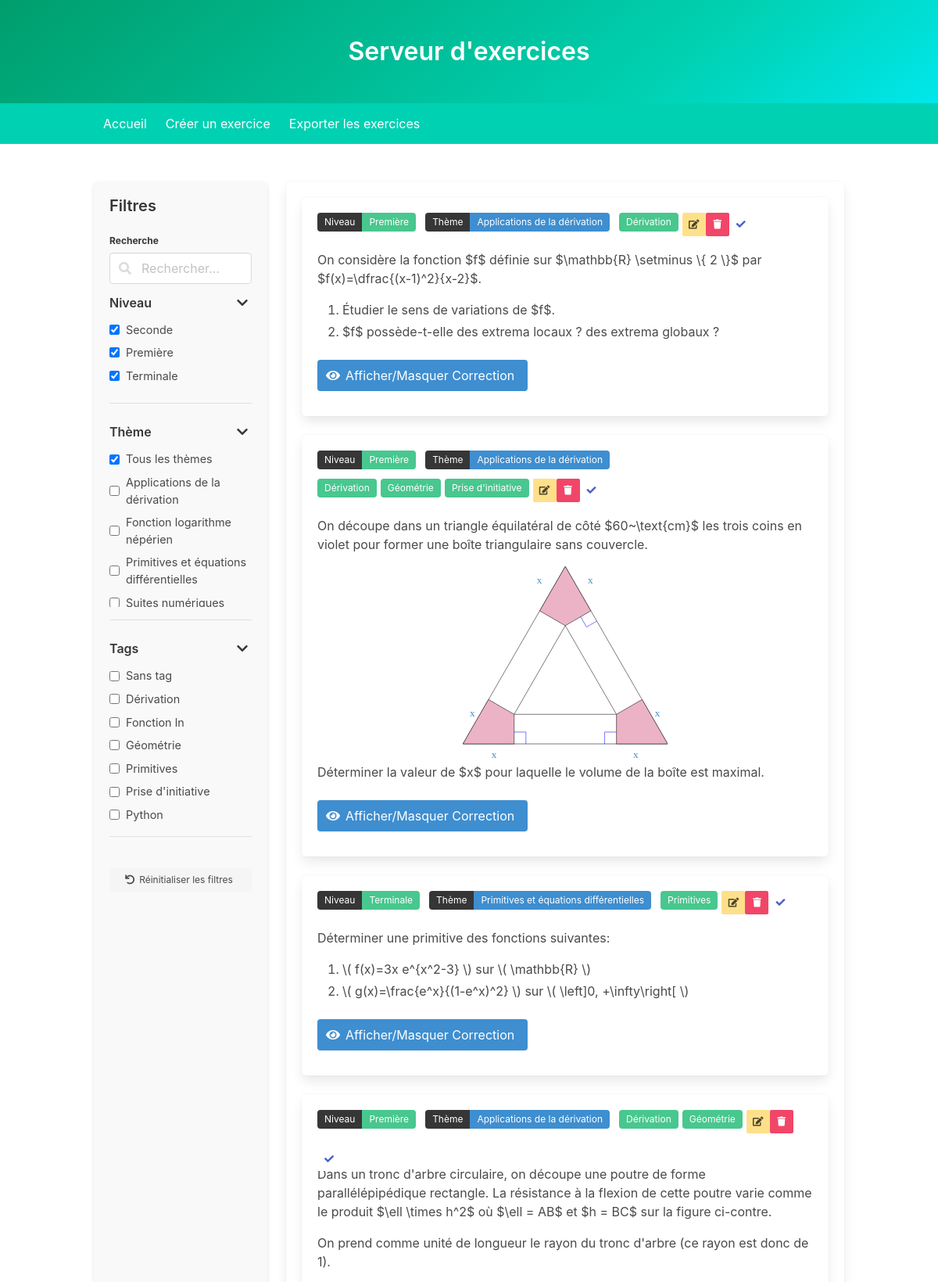
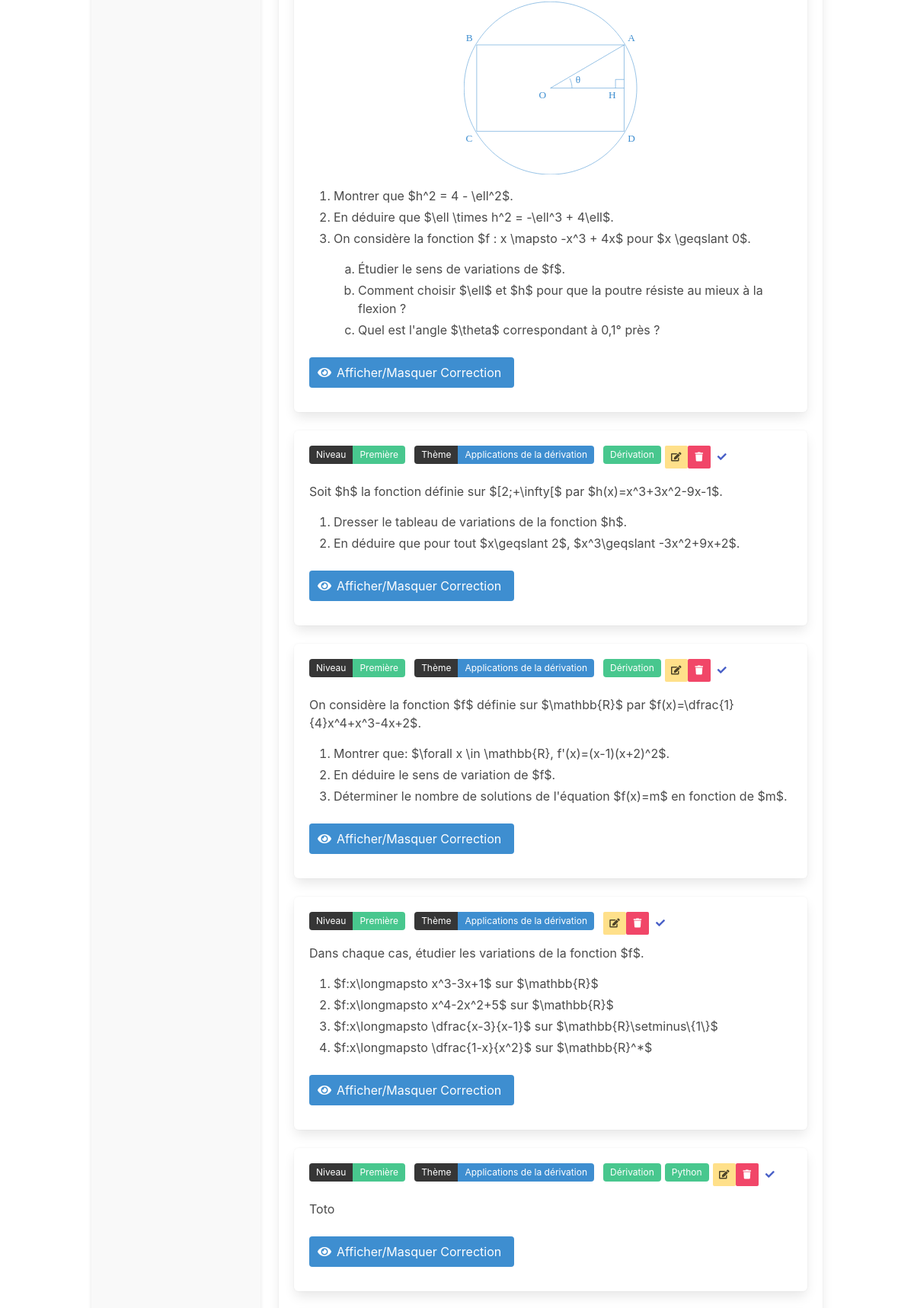
The page / (upper part) on the database its author committed (2 pictures, top to bottom).
### models.py (models this page shows, shortened)
class Exercice(db.Model):
    __tablename__ = 'exercices'
    id = db.Column(db.String, primary_key=True)
    level = db.Column(db.String, nullable=False)
    theme = db.Column(db.String, nullable=False)
    selected = db.Column(db.Boolean, default=False)
    content = db.Column(db.Text, nullable=False)
    latex_code = db.Column(db.Text, nullable=False)
    correction = db.Column(db.Text, nullable=False)
    latex_correction = db.Column(db.Text, nullable=False)
    tags = db.relationship('Tag', secondary=exercice_tags, lazy='subquery',
                           backref=db.backref('exercices', lazy=True))

class Tag(db.Model):
    __tablename__ = 'tags'
    id = db.Column(db.Integer, primary_key=True)
    name = db.Column(db.String, nullable=False, unique=True)

### app.py (the view)
@app.route('/')
def home():
    exercices = Exercice.query.all()
    selected_exercises = session.get('selected_exercises', [])
    exercices.sort(key=lambda x: x.id)
    print(len(exercices))
    return render_template('index.html', exercices=exercices, selected_exercises=selected_exercises)

### templates/index.html (shortened to what this page needs)
{% extends "base.html" %}
{% set dev_mode = true %}
{% block head %}
    <link rel="stylesheet" href="https://cdnjs.cloudflare.com/ajax/libs/bulma/0.9.3/css/bulma.min.css">
    <link rel="stylesheet" href="https://cdnjs.cloudflare.com/ajax/libs/font-awesome/5.15.4/css/all.min.css">
{% endblock %}
{% block content %}
<div class="container">
    <div class="columns">
        <div class="column is-one-quarter">
            <div class="filter-panel">
                <h3 class="title is-5">Filtres</h3>
                <div class="field search-input">
                    <label class="label is-small">Recherche</label>
                    <div class="control has-icons-left">
                        <input id="search-filter" class="input" type="text" placeholder="Rechercher...">
                        <span class="icon is-small is-left">
                        </span>
                    </div>
                </div>
                <div class="filter-section">
                    <div class="filter-header" onclick="toggleFilterSection(this)">
                        <span>Niveau</span>
                        <span class="icon"><i class="fas fa-chevron-down"></i></span>
                    </div>
                    <div class="filter-content">
                        <label class="checkbox-container">
                            <input type="checkbox" class="level-filter" value="Seconde" checked="{{ request.args.get('level') == 'Seconde' or not request.args.get('level') }}">
                            Seconde
                        </label>
                        <label class="checkbox-container">
                            <input type="checkbox" class="level-filter" value="Première" checked="{{ request.args.get('level') == 'Première' }}">
                            Première
                        </label>
                        <label class="checkbox-container">
                            <input type="checkbox" class="level-filter" value="Terminale" checked="{{ request.args.get('level') == 'Terminale' }}">
                            Terminale
                        </label>
                    </div>
                </div>
                <div class="filter-section">
                    <div class="filter-header" onclick="toggleFilterSection(this)">
                        <span>Thème</span>
                        <span class="icon"><i class="fas fa-chevron-down"></i></span>
                    </div>
                    <div class="filter-content">
                        {% set unique_themes = [] %}
                        {% for exercice in exercices %}
                            {% if exercice.theme not in unique_themes %}
                                {% set _ = unique_themes.append(exercice.theme) %}
                            {% endif %}
                        {% endfor %}
                        <label class="checkbox-container">
                            <input type="checkbox" class="theme-filter" value="all" checked="{{ not request.args.get('theme') or request.args.get('theme') == 'all' }}">
                            Tous les thèmes
                        </label>
                        {% for theme in unique_themes | sort %}
                        <label class="checkbox-container">
                            <input type="checkbox" class="theme-filter" value="{{ theme }}" {{ 'checked' if request.args.get('theme') == theme }}>
                            {{ theme }}
                        </label>
                        {% endfor %}
                    </div>
                </div>
                <div class="filter-section">
                    <div class="filter-header" onclick="toggleFilterSection(this)">
                        <span>Tags</span>
                        <span class="icon"><i class="fas fa-chevron-down"></i></span>
                    </div>
                    <div class="filter-content">
                        <label class="checkbox-container">
                            <input type="checkbox" class="tag-filter" value="no_tags">
                            Sans tag
                        </label>
                        {% set unique_tags = [] %}
                        {% for exercice in exercices %}
                            {% for tag in exercice.tags %}
                                {% if tag.name not in unique_tags %}
                                    {% set _ = unique_tags.append(tag.name) %}
                                {% endif %}
                            {% endfor %}
                        {% endfor %}
                        {% for tag in unique_tags | sort %}
                        <label class="checkbox-container">
                            <input type="checkbox" class="tag-filter" value="{{ tag }}">
                            {{ tag }}
                        </label>
                        {% endfor %}
                    </div>
                </div>
                <button id="reset-filters" class="button is-light is-small filter-reset">
                    <span class="icon is-small">
                        <i class="fas fa-undo"></i>
                    </span>
                    <span>Réinitialiser les filtres</span>
                </button>
            </div>
        </div>
        <div class="column">
            <div class="box">
                <div class="columns is-multiline">
                    {% for exercice in exercices %}
                        <div class="column is-full exercise-item"
                            data-level="{{ exercice.level|default('') }}"
                            data-theme="{{ exercice.theme|default('') }}"
                            data-tags="{% for tag in exercice.tags %}{{ tag.name|default(tag) }}{% if not loop.last %},{% endif %}{% endfor %}">
                            <div class="box {% if exercice.id in selected_exercises %}has-background-primary{% endif %}">
                                <div class="field is-grouped is-grouped-multiline">
                                    <div class="control">
                                        <div class="tags has-addons">
                                            <span class="tag is-dark">Niveau</span>
                                            <span class="tag is-success">{{ exercice.level }}</span>
                                        </div>
                                    </div>
                                    <div class="control">
                                        <div class="tags has-addons">
                                            <span class="tag is-dark">Thème</span>
                                            <span class="tag is-info">{{ exercice.theme }}</span>
                                        </div>
                                    </div>
                                    <div class="tags">
                                        {% for tag in exercice.tags %}
                                        <span class="tag is-success" style="margin-right: 5px;">{{ tag.name }}</span>
                                        {% endfor %}
                                    </div>
                                    {% if dev_mode %}
                                    <div class="field is-pulled-right">
                                        <a class="button is-small is-warning" href="/edit_exercise?id={{ exercice.id }}">
                                            <span class="icon is-small">
                                                <i class="fas fa-edit"></i>
                                            </span>
                                        </a>
                                    </div>
                                    <div class="field is-pulled-right">
                                        <button class="button is-small is-danger" onclick="document.getElementById('deleteModal-{{ exercice.id }}').classList.add('is-active')">
                                            <span class="icon is-small">
                                                <i class="fas fa-trash"></i>
                                            </span>
                                        </button>
                                    </div>
                                    {% endif %}
                                    <div class="field is-pulled-right">
                                        <form id="selectExerciseForm-{{ exercice.id }}" action="/select_exercise" method="post" style="display:inline;">
                                            <div class="tags has-addons">
                                                <button class="button is-small is-link is-inverted" type="submit">
                                                    <span class="icon is-small">
                                                        <i class="fas {{ 'fa-times' if exercice.id in selected_exercises else 'fa-check' }}"></i>
                                                    </span>
                                                </button>
                                            </div>
                                        </form>
                                    </div>
                                </div>
                                <div class="content">{{ exercice.content | safe }}</div>
                                <div class="field">
                                    <button class="button is-info" onclick="document.getElementById('correction-{{ loop.index }}').classList.toggle('is-hidden')">
                                        <span class="icon is-small">
                                            <i class="fas fa-eye"></i>
                                        </span>
                                        <span>Afficher/Masquer Correction</span>
                                    </button>
                                </div>
                            </div>
                        </div>
                    {% endfor %}
                </div>
            </div>
        </div>
    </div>
</div>
{% endblock %}

### templates/base.html (shortened to what this page needs)
<!DOCTYPE html>
<html lang="en">
<head>
    <link rel="stylesheet" href="https://cdnjs.cloudflare.com/ajax/libs/bulma/0.9.3/css/bulma.min.css">
    <link rel="stylesheet" href="https://cdnjs.cloudflare.com/ajax/libs/font-awesome/5.15.4/css/all.min.css">
    <link rel="stylesheet" href="https://cdnjs.cloudflare.com/ajax/libs/highlight.js/11.7.0/styles/github.min.css">
    {% block head %}{% endblock %}
</head>
<body>
    <section class="hero is-primary is-bold">
        <div class="hero-body">
            <div class="container">
                <h1 class="title has-text-centered">Serveur d'exercices</h1>
            </div>
        </div>
    </section>
    <nav class="navbar is-primary">
        <div class="container">
            <div class="navbar-menu">
                <div class="navbar-start">
                    <a class="navbar-item" href="/">Accueil</a>
                    <a class="navbar-item" href="/create_exercise">Créer un exercice</a>
                    <a class="navbar-item" href="/export_menu">Exporter les exercices</a>
                </div>
            </div>
        </div>
    </nav>
    <section class="section">
        <div class="container">
            {% block content %}{% endblock %}
        </div>
    </section>
</body>
</html>

### templates/index.html (style rules this page uses)
.filter-panel { background-color: #f9f9f9; border-radius: 6px; box-shadow: 0 2px 5px rgba(10,10,10,0.1); padding: 1.25rem; height: 100%; position: sticky; top: 20px; }
.filter-section { margin-bottom: 1.5rem; border-bottom: 1px solid #e0e0e0; padding-bottom: 1rem; }
.filter-header { display: flex; justify-content: space-between; align-items: center; cursor: pointer; margin-bottom: 0.75rem; font-weight: 600; color: #363636; }
.filter-content { max-height: 200px; overflow-y: auto; transition: max-height 0.3s ease; }
.checkbox-container { display: flex; align-items: center; margin-bottom: 0.5rem; font-size: 0.9rem; }
.checkbox-container input[type="checkbox"] { margin-right: 0.5rem; }
.search-input { margin-bottom: 1.5rem; }
.exercise-item { transition: transform 0.2s ease, box-shadow 0.2s ease; }
.filter-reset { width: 100%; margin-top: 1rem; }
.exercise-item { transition: opacity 0.3s ease, transform 0.3s ease, box-shadow 0.3s ease; }

### rows shown on the page
Exercice: theme "Applications de la dérivation", level "Première", content "On considère la fonction $f$ définie sur $\\mathbb{R} \\setminus \\{ 2 \\}$ par $f(x)=\\dfrac{(x-1)^2}{x-2}$. Étudier le sens de variations de $f$. $f$ possède-t-elle des extrema locaux ? des extrema globaux ?"
Exercice: theme "Fonction logarithme népérien"
Exercice: theme "Primitives et équations différentielles", level "Terminale", content "Déterminer une primitive des fonctions suivantes: \\( f(x)=3x e^{x^2-3} \\) sur \\( \\mathbb{R} \\) \\( g(x)=\\frac{e^x}{(1-e^x)^2} \\) sur \\( \\left]0, +\\infty\\right[ \\)"
Exercice: theme "Suites numériques"
Tag: name "Dérivation"
Tag: name "Fonction ln"
Tag: name "Géométrie"
Tag: name "Primitives"
Tag: name "Prise d'initiative"
Tag: name "Python"
Exercice: level "Première", theme "Applications de la dérivation", content "On découpe dans un triangle équilatéral de côté $60~\\text{cm}$ les trois coins en violet pour former une boîte triangulaire sans couvercle. x x x x x x Déterminer la valeur de $x$ pour laquelle le volume de la boîte est maximal."
Exercice: level "Première", theme "Applications de la dérivation", content "Dans un tronc d'arbre circulaire, on découpe une poutre de forme parallélépipédique rectangle. La résistance à la flexion de cette poutre varie comme le produit $\\ell \\times h^2$ où $\\ell = AB$ et $h = BC$ sur la figure ci-contre. On prend comme unité de longueur le rayon du tronc d'arbre (ce rayon est donc de 1). O A B C D H θ Montrer que $h^2 = 4 - \\ell^2$. En déduire que $\\ell \\times h^2 = -\\ell^3 + 4\\ell$. On considère la fonction $f : x \\mapsto -x^3 + 4x$ pour $x \\geqslant 0$. Étudier le sens de variations de $f$. Comment choisir $\\ell$ et $h$ pour que la poutre résiste au mieux à la flexion ? Quel est l'angle $\\theta$ correspondant à 0,1° près ?"
Exercice: level "Première", theme "Applications de la dérivation", content "Soit $h$ la fonction définie sur $[2;+\\infty[$ par $h(x)=x^3+3x^2-9x-1$. Dresser le tableau de variations de la fonction $h$. En déduire que pour tout $x\\geqslant 2$, $x^3\\geqslant -3x^2+9x+2$."
Exercice: level "Première", theme "Applications de la dérivation", content "On considère la fonction $f$ définie sur $\\mathbb{R}$ par $f(x)=\\dfrac{1}{4}x^4+x^3-4x+2$. Montrer que: $\\forall x \\in \\mathbb{R}, f'(x)=(x-1)(x+2)^2$. En déduire le sens de variation de $f$. Déterminer le nombre de solutions de l'équation $f(x)=m$ en fonction de $m$."
Exercice: level "Première", theme "Applications de la dérivation", content "Dans chaque cas, étudier les variations de la fonction $f$. $f:x\\longmapsto x^3-3x+1$ sur $\\mathbb{R}$ $f:x\\longmapsto x^4-2x^2+5$ sur $\\mathbb{R}$ $f:x\\longmapsto \\dfrac{x-3}{x-1}$ sur $\\mathbb{R}\\setminus\\{1\\}$ $f:x\\longmapsto \\dfrac{1-x}{x^2}$ sur $\\mathbb{R}^*$"
Exercice: level "Première", theme "Applications de la dérivation", content "Toto"
